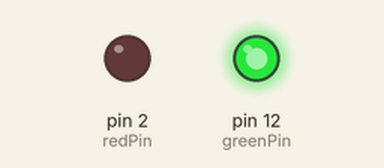
A sketch run on a simulated Arduino Uno, built with avr-gcc and run on an emulated ATmega328P. Shown: output pins drawn as LEDs (lit = HIGH).

Above: at 0.1 s.
At 1.5 s:
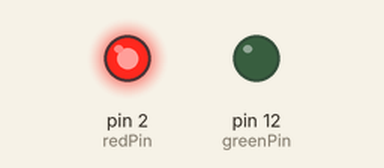
At 5.2 s:
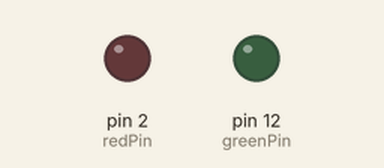
Timing chart, 0 to 7.5 s (numbered marks = the images above):
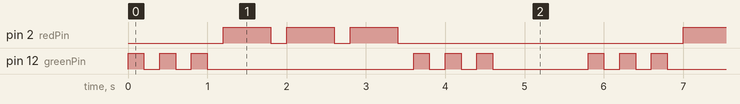

Measured:
- by itself, pin 2 (redPin): repeats every 5.8 s: 2 × (LOW 0.20 s, HIGH 0.60 s), LOW 3.6 s, HIGH 0.60 s
- by itself, pin 12 (greenPin): repeats every 5.8 s: 2 × (LOW 0.20 s, HIGH 0.20 s), LOW 2.6 s, 2 × (HIGH 0.20 s, LOW 0.20 s), HIGH 0.20 s, LOW 1.2 s, HIGH 0.20 s
- by itself, everything shown: repeats every 5.8 s, in 18 steps

The sketch:

SOS.ino
```cpp
int greenPin = 12;
int redPin = 2;

void setup()
{
  pinMode(greenPin, OUTPUT);
  pinMode(redPin, OUTPUT);
}

void blink(int pin, int duration) {
  digitalWrite(pin, HIGH);
  delay(duration);
  digitalWrite(pin, LOW);
  delay(200);
}

void blinkRepeat(int pin, int duration, int times){
    for (int i = 0; i < times; i++) {
    blink(pin, duration);
  }
}

void dash(int times){
  blinkRepeat(redPin,600,times);
}

void dot(int times){
  blinkRepeat(greenPin,200,times);
}

void morse(char m){
  switch (m) {
    case 'A':
      dot(1);
      dash(1);
      break;
    case 'B':
      dash(1);
      dot(3);
      break;
    case 'C':
      dash(1);
      dot(1);
      dash(1);
      dot(1);
      break;
    case 'D':
      dash(1);
      dot(2);
      break;
    case 'E':
      dot(1);
      break;
    case 'F':
      dot(2);
      dash(1);
      dot(1);
      break;
    case 'G':
      dash(2);
      dot(1);
      break;
    case 'H':
      dot(4);
      break;
    case 'I':
      dot(2);
      break;
    case 'J':
      dot(1);
      dash(3);
      break;
    case 'K':
      dash(1);
      dot(1);
      dash(1);
      break;
    case 'L':
      dot(1);
      dash(1);
      dot(2);
      break;
    case 'M':
      dash(2);
      break;
    case 'N':
      dash(1);
      dot(1);
      break;
    case 'O':
      dash(3);
      break;
    case 'P':
      dot(1);
      dash(2);
      dot(1);
      break;
    case 'Q':
      dash(2);
      dot(1);
      dash(1);
      break;
    case 'R':
      dot(1);
      dash(1);
      dot(1);
      break;
    case 'S':
      dot(3);
      break;
    case 'T':
      dash(1);
      break;
    case 'U':
      dot(2);
      dash(1);
      break;
    case 'V':
      dot(3);
      dash(1);
      break;
    case 'W':
      dot(1);
      dash(2);
      break;
    case 'X':
      dash(1);
      dot(2);
      dash(1);
      break;
    case 'Y':
      dash(1);
      dot(1);
      dash(2);
      break;
    case 'Z':
      dash(2);
      dot(2);
      break;
  }
}


void loop()
{
  morse('S');
  morse('O');
  morse('S');
  delay(1000);
}
```
